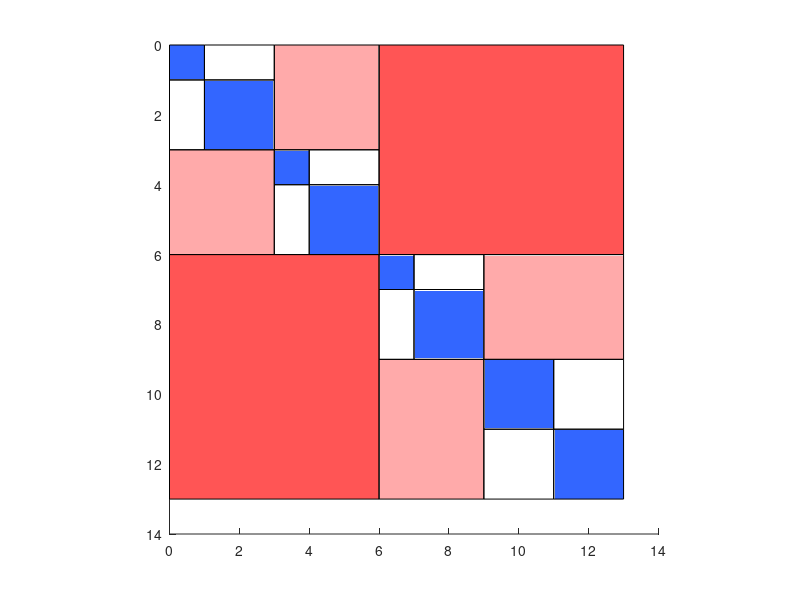

Here is the MATLAB script that generated this plot:
figure('Position',[100,100,800,800]);hold on;axis square;axis ij;rectangle('position',[0 6 6 7],'facecolor',[1.0,0.333333,0.333333]);
rectangle('position',[6 0 7 6],'facecolor',[1.0,0.333333,0.333333]);
rectangle('position',[0 3 3 3],'facecolor',[1.0,0.666667,0.666667]);
rectangle('position',[3 0 3 3],'facecolor',[1.0,0.666667,0.666667]);
rectangle('position',[6 9 3 4],'facecolor',[1.0,0.666667,0.666667]);
rectangle('position',[9 6 4 3],'facecolor',[1.0,0.666667,0.666667]);
rectangle('position',[0 1 1 2],'facecolor',[1.0,1.000000,1.000000]);
rectangle('position',[0 0 1 1],'facecolor',[0.2,0.4,1.0]);
rectangle('position',[1 0 2 1],'facecolor',[1.0,1.000000,1.000000]);
rectangle('position',[1 1 2 2],'facecolor',[0.2,0.4,1.0]);
rectangle('position',[3 4 1 2],'facecolor',[1.0,1.000000,1.000000]);
rectangle('position',[3 3 1 1],'facecolor',[0.2,0.4,1.0]);
rectangle('position',[4 3 2 1],'facecolor',[1.0,1.000000,1.000000]);
rectangle('position',[4 4 2 2],'facecolor',[0.2,0.4,1.0]);
rectangle('position',[6 7 1 2],'facecolor',[1.0,1.000000,1.000000]);
rectangle('position',[6 6 1 1],'facecolor',[0.2,0.4,1.0]);
rectangle('position',[7 6 2 1],'facecolor',[1.0,1.000000,1.000000]);
rectangle('position',[7 7 2 2],'facecolor',[0.2,0.4,1.0]);
rectangle('position',[9 11 2 2],'facecolor',[1.0,1.000000,1.000000]);
rectangle('position',[9 9 2 2],'facecolor',[0.2,0.4,1.0]);
rectangle('position',[11 9 2 2],'facecolor',[1.0,1.000000,1.000000]);
rectangle('position',[11 11 2 2],'facecolor',[0.2,0.4,1.0]);
hold off;